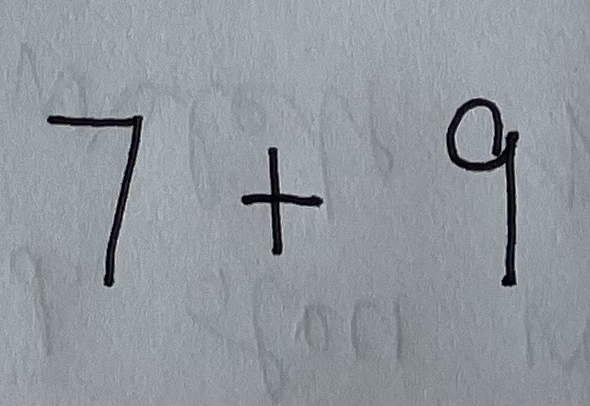
#> input picture equation-dataset/06_eq.png, 590 x 406 px
$ jupyter execute remove_shadows.ipynb
#> lines starting #> are read from the running program, lines starting #| are printed output that depends on the picture; after the words box and inside, x2 and y2 are one past the last pixel; in counts of white or black regions, pixels touching at a corner belong together
[cell 1]
import matplotlib.pyplot as plt
import numpy as np
import cv2

[cell 2]
# Reference:
# https://stackoverflow.com/questions/44047819/increase-image-brightness-without-overflow/44054699#44054699

[cell 3]
def load(path, display=True):
#> called with path = '../equation-dataset/06_eq.png', display = True
    img_crowd = cv2.imread(path, cv2.IMREAD_GRAYSCALE)
#> img_crowd: shape (406, 590); min 0, max 223, mean 149.8

    if display:
        plt.figure(figsize = [10, 10])
        plt.axis('off')
        plt.imshow(img_crowd, cmap='gray')

    return img_crowd

[cell 4]
img = load('../equation-dataset/06_eq.png')
print(img)
#> (printed output is left out)

[cell 5]
def remove_shadows(img):
    # Generate the shadow of the image
    # Create a 9x9 kernel, can also use np.ones()
    kernel = cv2.getStructuringElement(cv2.MORPH_RECT, (9, 9))

    # Some morphology operators
    # https://docs.opencv.org/3.4/db/df6/tutorial_erosion_dilatation.html
    # https://docs.opencv.org/3.4/d3/dbe/tutorial_opening_closing_hats.html
    shadow = cv2.dilate(img, kernel) # Make the background bleed into the text to cover it up
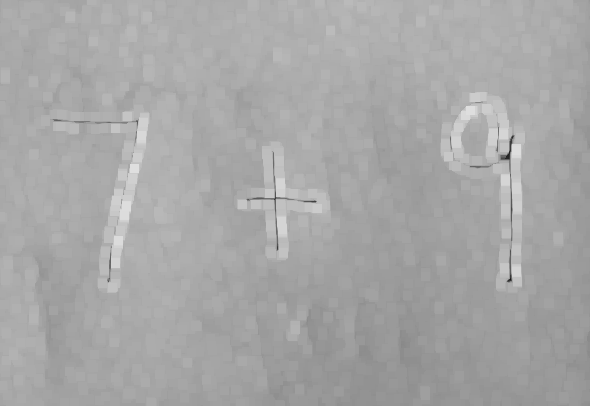
#> shadow: shape (406, 590); min 23, max 223, mean 167.2

    # Filtering
    # https://docs.opencv.org/3.4/dc/dd3/tutorial_gausian_median_blur_bilateral_filter.html
    shadow = cv2.medianBlur(shadow, 21) # Use a median filter to cover up the text entirely (there may still be particles in the text), now we have an image with only the shadow

    res = 255 - cv2.absdiff(img, shadow) # Remove the shadow from the original image
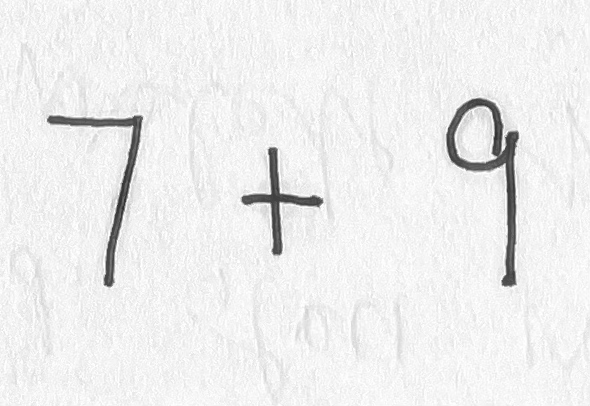
#> res: shape (406, 590); min 48, max 255, mean 237.8
#> in remove_shadows (call 2), `shadow = cv2.dilate(img, kernel)`:
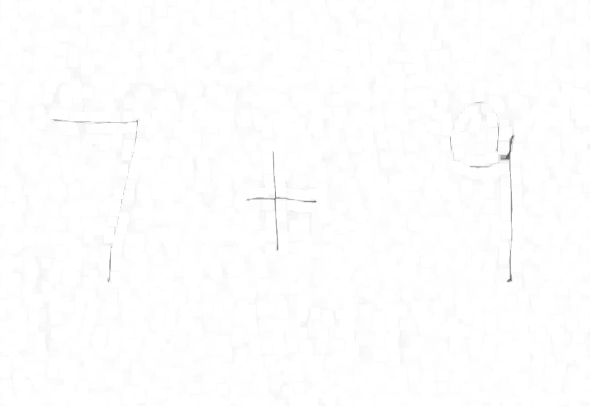
#> shadow: shape (406, 590); min 93, max 255, mean 253.6
    return res

# Results

[cell 6]
def adaptive_clean(img_path, load=True, mode='otsu'):
    # Load image
#> called with load = False, mode = 'otsu'
    if load:
        img = cv2.imread(img_path, cv2.IMREAD_GRAYSCALE).astype(np.uint8)
    else:
        img = img_path

    # Convert to grayscale and apply Otsu's binarization for noise reduction
    # https://docs.opencv.org/3.4/d7/d4d/tutorial_py_thresholding.html
    img = cv2.GaussianBlur(img,(5,5),0)
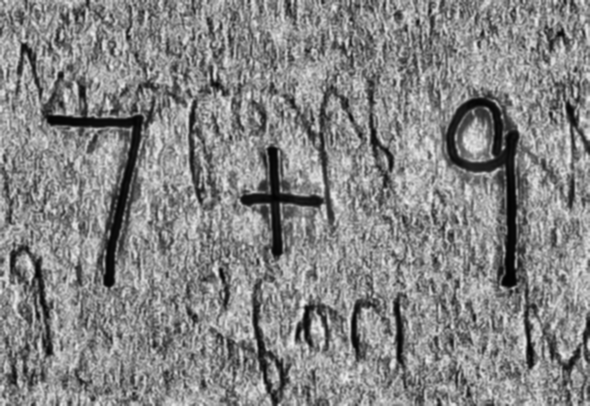
#> img: shape (406, 590); min 2, max 242, mean 132.8
    if mode == 'otsu':
        _, img = cv2.threshold(img,0,255,cv2.THRESH_BINARY | cv2.THRESH_OTSU)
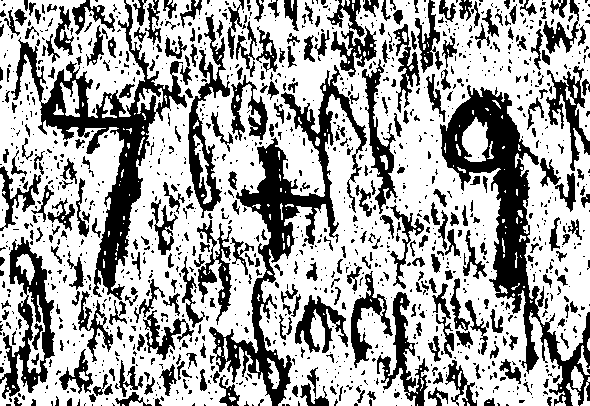
#> img: shape (406, 590); 65.1% white; 1348 black regions (999 under 20 px), largest, box (x1, y1, x2, y2) and area: (440, 85, 590, 406) 10658, (209, 65, 367, 406) 9441, (11, 0, 187, 300) 9346
    # or you can use gaussian/mean adaptive thresholding
    elif mode == 'mean':
        img = cv2.adaptiveThreshold(img, 255, cv2.ADAPTIVE_THRESH_MEAN_C, cv2.THRESH_BINARY,11,2)
    elif mode == 'gaussian':
        img = cv2.adaptiveThreshold(img, 255, cv2.ADAPTIVE_THRESH_GAUSSIAN_C, cv2.THRESH_BINARY,11,2)

    img = 255 - img

    # Can also apply some morphological transformations
    # https://opencv24-python-tutorials.readthedocs.io/en/latest/py_tutorials/py_imgproc/py_morphological_ops/py_morphological_ops.html
    kernel = np.ones((3, 3), dtype=np.uint8) # or you can use cv2.getStructuringElement()
    img = cv2.morphologyEx(img, cv2.MORPH_OPEN, kernel)
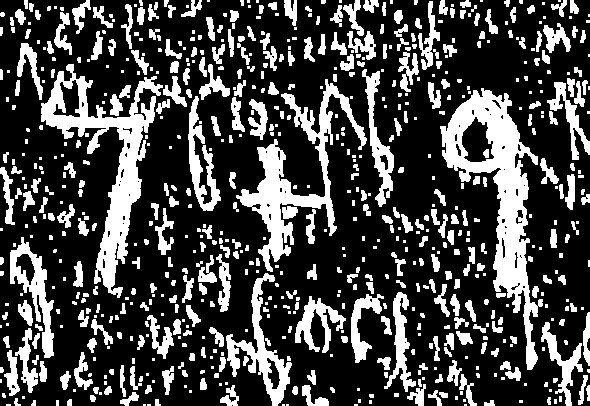
#> img: shape (406, 590); 27.8% white; 717 white regions (344 under 20 px), largest, box (x1, y1, x2, y2) and area: (440, 88, 543, 370) 8475, (41, 64, 163, 298) 6921, (236, 79, 367, 272) 5582
    return img

[cell 7]
img = remove_shadows(img)
plt.axis('off')
plt.imshow(img, cmap='gray')

# Effects of Histogram Equalization after removing shadows

[cell 8]
# Enhances background features
img = remove_shadows(img)
clahe = cv2.createCLAHE(clipLimit=25.0, tileGridSize=(7,7))
img = clahe.apply(img)
plt.axis('off')
plt.imshow(img, cmap='gray')

[cell 9]
img = adaptive_clean(img, load=False ,mode='otsu') # Bad threshold!
plt.axis('off')
plt.imshow(img, cmap='gray')

[cell 10]
# For sanity, here are the intermediate steps without histogram equallization:
img = load('../equation-dataset/06_eq.png')
img = remove_shadows(img)
plt.axis('off')
plt.imshow(img, cmap='gray')

[cell 11]
img = adaptive_clean(img, load=False ,mode='otsu') # Bad threshold!
#> call 2 of adaptive_clean, with load = False, mode = 'otsu'
#> in adaptive_clean (call 2), `_, img = cv2.threshold(img,0,255,cv2.THRESH_BINARY | cv2.THRESH_OTSU)`:
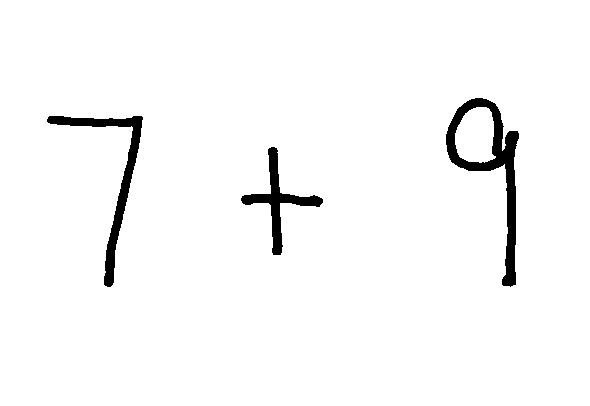
#> img: shape (406, 590); 97.1% white; 3 black regions, box (x1, y1, x2, y2) and area: (446, 98, 519, 287) 3184, (47, 116, 143, 287) 2215, (241, 147, 323, 255) 1635
#> in adaptive_clean (call 2), `img = cv2.morphologyEx(img, cv2.MORPH_OPEN, kernel)`: img: shape (406, 590); 2.9% white; 3 white regions, box (x1, y1, x2, y2) and area: (446, 98, 519, 286) 3179, (47, 116, 143, 287) 2215, (241, 147, 323, 255) 1629
plt.axis('off')
plt.imshow(img, cmap='gray')

# Thresholding

[cell 12]
img = load('../equation-dataset/dark-background/6.png')
#> call 3 of load, with display = True
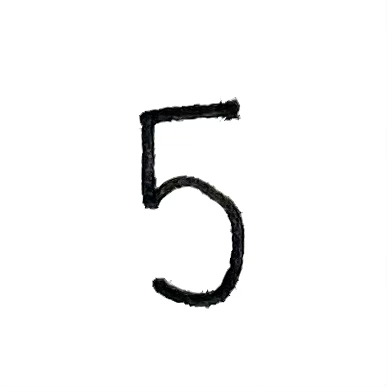
#> input picture test_data/6.png, 387 x 387 px, found by its file name
img = remove_shadows(img)
#> in remove_shadows (call 4), `shadow = cv2.dilate(img, kernel)`:
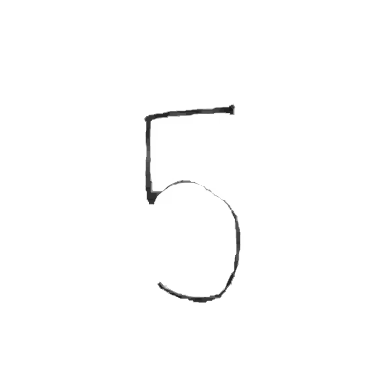
#> shadow: shape (387, 387); min 24, max 255, mean 253
img = adaptive_clean(img, load=False ,mode='otsu')
#> call 3 of adaptive_clean, with load = False, mode = 'otsu'
#> in adaptive_clean (call 3), `_, img = cv2.threshold(img,0,255,cv2.THRESH_BINARY | cv2.THRESH_OTSU)`:
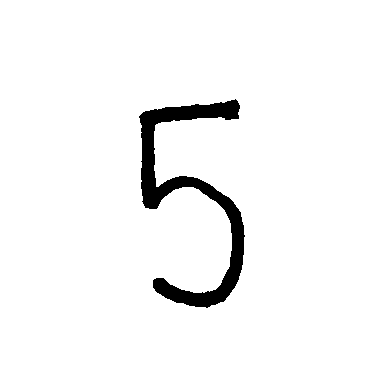
#> img: shape (387, 387); 96.2% white; 1 black region, box (x1, y1, x2, y2) and area: (139, 99, 245, 308) 5721
#> in adaptive_clean (call 3), `img = cv2.morphologyEx(img, cv2.MORPH_OPEN, kernel)`: img: shape (387, 387); 3.8% white; 1 white region, box (x1, y1, x2, y2) and area: (140, 100, 244, 307) 5705
plt.axis('off')
plt.imshow(img, cmap='gray')
